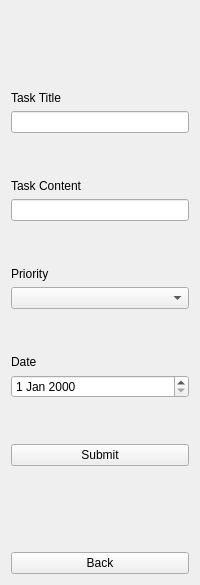
         <widget class="QWidget" name="ProjectNewTaskPage">
          <layout class="QVBoxLayout" name="verticalLayout">
           <item>
            <spacer name="verticalSpacer_11">
             <property name="orientation">
              <enum>Qt::Vertical</enum>
             </property>
             <property name="sizeHint" stdset="0">
              <size>
               <width>20</width>
               <height>40</height>
              </size>
             </property>
            </spacer>
           </item>
           <item>
            <spacer name="verticalSpacer_9">
             <property name="orientation">
              <enum>Qt::Vertical</enum>
             </property>
             <property name="sizeHint" stdset="0">
              <size>
               <width>20</width>
               <height>40</height>
              </size>
             </property>
            </spacer>
           </item>
           <item>
            <widget class="QLabel" name="label_10">
             <property name="text">
              <string>Task Title</string>
             </property>
            </widget>
           </item>
           <item>
            <widget class="QLineEdit" name="lineEdit_2"/>
           </item>
           <item>
            <spacer name="verticalSpacer_5">
             <property name="orientation">
              <enum>Qt::Vertical</enum>
             </property>
             <property name="sizeHint" stdset="0">
              <size>
               <width>20</width>
               <height>40</height>
              </size>
             </property>
            </spacer>
           </item>
           <item>
            <widget class="QLabel" name="label_5">
             <property name="text">
              <string>Task Content</string>
             </property>
            </widget>
           </item>
           <item>
            <widget class="QLineEdit" name="lineEdit_3"/>
           </item>
           <item>
            <spacer name="verticalSpacer_4">
             <property name="orientation">
              <enum>Qt::Vertical</enum>
             </property>
             <property name="sizeHint" stdset="0">
              <size>
               <width>20</width>
               <height>40</height>
              </size>
             </property>
            </spacer>
           </item>
           <item>
            <widget class="QLabel" name="label_8">
             <property name="text">
              <string>Priority</string>
             </property>
            </widget>
           </item>
           <item>
            <widget class="QComboBox" name="ProjectNewTaskPriorityComboBox"/>
           </item>
           <item>
            <spacer name="verticalSpacer_3">
             <property name="orientation">
              <enum>Qt::Vertical</enum>
             </property>
             <property name="sizeHint" stdset="0">
              <size>
               <width>20</width>
               <height>40</height>
              </size>
             </property>
            </spacer>
           </item>
           <item>
            <widget class="QLabel" name="label_9">
             <property name="text">
              <string>Date</string>
             </property>
            </widget>
           </item>
           <item>
            <widget class="QDateEdit" name="dateEdit_2"/>
           </item>
           <item>
            <spacer name="verticalSpacer_10">
             <property name="orientation">
              <enum>Qt::Vertical</enum>
             </property>
             <property name="sizeHint" stdset="0">
              <size>
               <width>20</width>
               <height>40</height>
              </size>
             </property>
            </spacer>
           </item>
           <item>
            <widget class="QPushButton" name="pushButton_6">
             <property name="text">
              <string>Submit</string>
             </property>
            </widget>
           </item>
           <item>
            <spacer name="verticalSpacer_13">
             <property name="orientation">
              <enum>Qt::Vertical</enum>
             </property>
             <property name="sizeHint" stdset="0">
              <size>
               <width>20</width>
               <height>40</height>
              </size>
             </property>
            </spacer>
           </item>
           <item>
            <spacer name="verticalSpacer_15">
             <property name="orientation">
              <enum>Qt::Vertical</enum>
             </property>
             <property name="sizeHint" stdset="0">
              <size>
               <width>20</width>
               <height>40</height>
              </size>
             </property>
            </spacer>
           </item>
           <item>
            <widget class="QPushButton" name="ProjectNewTaskBackButton">
             <property name="text">
              <string>Back</string>
             </property>
            </widget>
           </item>
          </layout>
         </widget>
